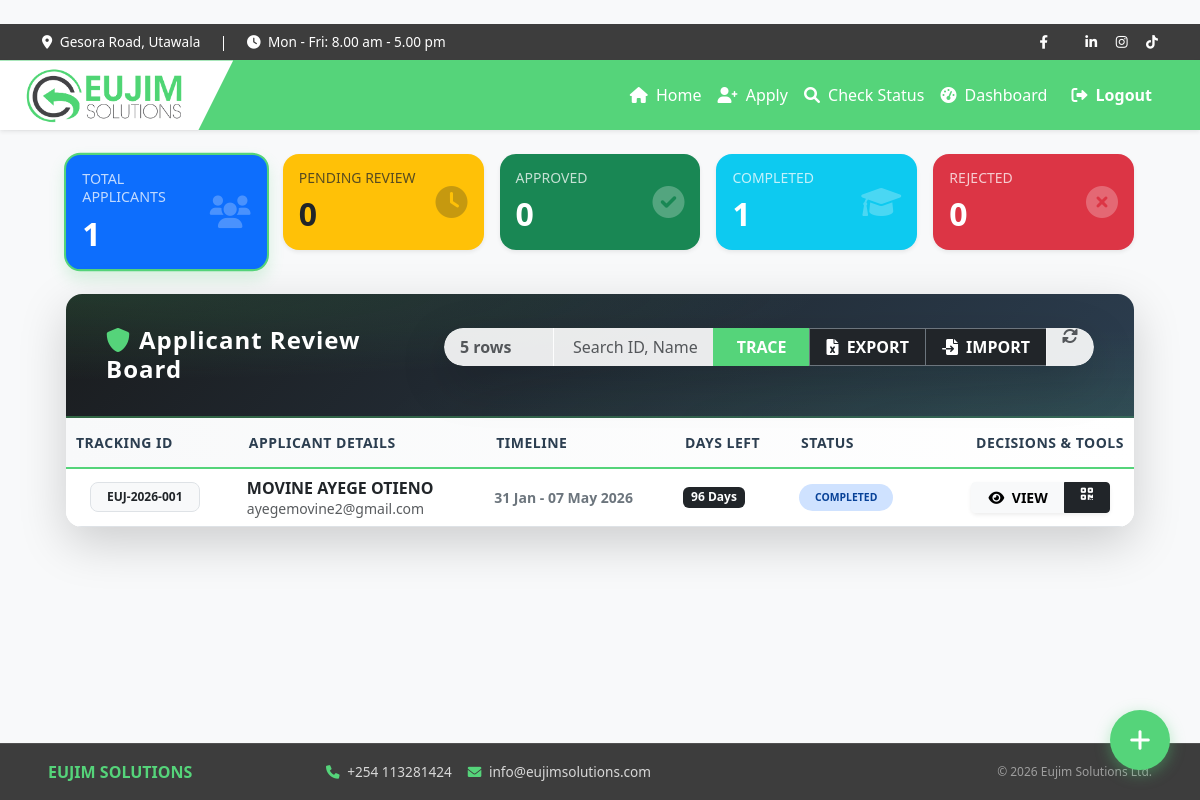
Page /dashboard/ (signed in) on the earlier database version.
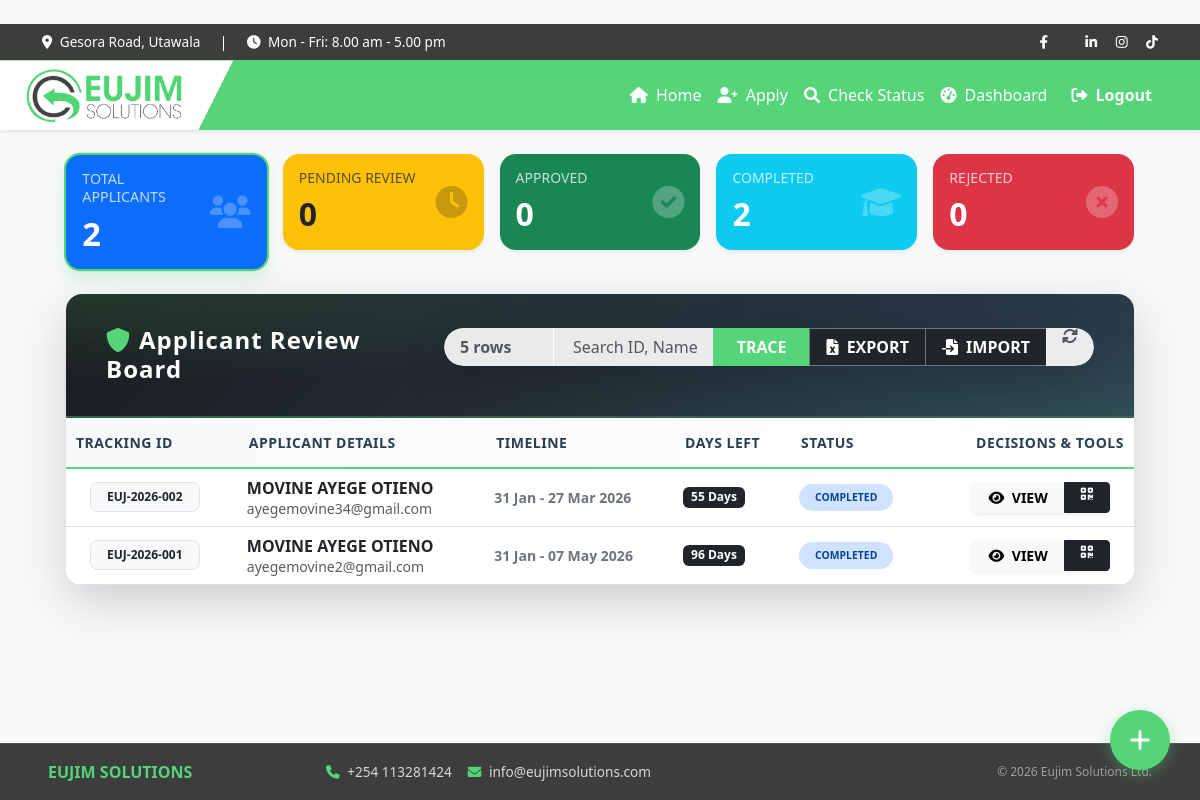
Same page on the later database version.
### accounts/models.py (models this page shows, shortened)
class Attachee(models.Model):
    STATUS_CHOICES = [
        ('Pending', 'Pending'),
        ('Approved', 'Approved'),
        ('Rejected', 'Rejected'),
        ('Completed', 'Completed'),
    ]
    first_name = models.CharField(max_length=100)
    last_name = models.CharField(max_length=100)
    national_id_number = models.CharField(max_length=20, unique=True)
    email = models.EmailField()
    phone = models.CharField(max_length=15)
    gender = models.CharField(max_length=10)
    institution = models.CharField(max_length=200)
    date_of_birth = models.DateField(null=True, blank=True)
    start_date = models.DateField()
    end_date = models.DateField()
    id_document = models.FileField(upload_to='documents/ids/')
    intro_letter = models.FileField(upload_to='documents/letters/')
    curriculum_vitae = models.FileField(upload_to='documents/cvs/')
    signed_contract = models.FileField(upload_to='contracts/signed/', null=True, blank=True)
    data_policy_consent = models.BooleanField(default=False)
    terms_consent = models.BooleanField(default=False)
    marketing_consent = models.BooleanField(default=False)
    status = models.CharField(max_length=20, choices=STATUS_CHOICES, default='Pending')
    admin_notes = models.TextField(blank=True, null=True, help_text="Internal notes regarding the application.")
    completion_date = models.DateField(null=True, blank=True)
    tracking_id = models.CharField(max_length=20, unique=True, editable=False)
    created_at = models.DateTimeField(auto_now_add=True)
    def days_remaining(self):
        if self.end_date:
            today = timezone.now().date()
            remaining = (self.end_date - today).days
            return max(0, remaining)
        return 0

### accounts/views.py (the view, shortened to what this page needs)
# urls.py: path('dashboard/', views.dashboard, name='dashboard'),
@user_passes_test(is_admin)
def dashboard(request):
    if request.GET.get('export') == 'true':
        return export_attachees(request)
    search_query = request.GET.get('q', '')
    status_filter = request.GET.get('status', '')
    rows_per_page = request.GET.get('rows', 5)
    attachees_list = Attachee.objects.all().order_by('-created_at')
    if status_filter:
        attachees_list = attachees_list.filter(status=status_filter)
    paginator = Paginator(attachees_list, rows_per_page)
    page_number = request.GET.get('page')
    attachees = paginator.get_page(page_number)
    return render(request, 'accounts/dashboard.html', {
        'attachees': attachees,
        'total': Attachee.objects.count(),
        'pending': Attachee.objects.filter(status='Pending').count(),
        'approved': Attachee.objects.filter(status='Approved').count(),
        'rejected': Attachee.objects.filter(status='Rejected').count(),
        'completed': Attachee.objects.filter(status='Completed').count(),
        'query': search_query,
        'status_filter': status_filter,
        'rows': rows_per_page,
    })

### accounts/views.py (called while the page is built)
def is_admin(user):
    return user.is_superuser

### accounts/templates/accounts/dashboard.html (shortened to what the changed rows need)
﻿{% extends "accounts/base.html" %}
{% block content %}
<div class="container-fluid mt-4 px-4 animate__animated animate__fadeIn">
    <div class="row mb-4 g-3">
        <div class="col-md">
            <a href="?status=&q={{ query }}&rows={{ rows }}" class="text-decoration-none">
                <div class="card shadow-sm rounded-4 bg-primary text-white p-3 glass-card {% if not status_filter %}filter-active{% endif %}">
                    <div class="d-flex justify-content-between align-items-center">
                        <div><h6 class="text-uppercase small opacity-75">Total Applicants</h6><h2 class="fw-bold mb-0">{{ total }}</h2></div>
                    </div>
                </div>
            </a>
        </div>
        <div class="col-md">
            <a href="?status=Pending&q={{ query }}&rows={{ rows }}" class="text-decoration-none">
                <div class="card shadow-sm rounded-4 bg-warning text-dark p-3 glass-card {% if status_filter == 'Pending' %}filter-active{% endif %}">
                    <div class="d-flex justify-content-between align-items-center">
                        <div><h6 class="text-uppercase small opacity-75">Pending Review</h6><h2 class="fw-bold mb-0">{{ pending }}</h2></div>
                    </div>
                </div>
            </a>
        </div>
        <div class="col-md">
            <a href="?status=Approved&q={{ query }}&rows={{ rows }}" class="text-decoration-none">
                <div class="card shadow-sm rounded-4 bg-success text-white p-3 glass-card {% if status_filter == 'Approved' %}filter-active{% endif %}">
                    <div class="d-flex justify-content-between align-items-center">
                        <div><h6 class="text-uppercase small opacity-75">Approved</h6><h2 class="fw-bold mb-0">{{ approved }}</h2></div>
                    </div>
                </div>
            </a>
        </div>
        <div class="col-md">
            <a href="?status=Completed&q={{ query }}&rows={{ rows }}" class="text-decoration-none">
                <div class="card shadow-sm rounded-4 bg-info text-white p-3 glass-card {% if status_filter == 'Completed' %}filter-active{% endif %}">
                    <div class="d-flex justify-content-between align-items-center">
                        <div><h6 class="text-uppercase small opacity-75">Completed</h6><h2 class="fw-bold mb-0">{{ completed }}</h2></div>
                    </div>
                </div>
            </a>
        </div>
        <div class="col-md">
            <a href="?status=Rejected&q={{ query }}&rows={{ rows }}" class="text-decoration-none">
                <div class="card shadow-sm rounded-4 bg-danger text-white p-3 glass-card {% if status_filter == 'Rejected' %}filter-active{% endif %}">
                    <div class="d-flex justify-content-between align-items-center">
                        <div><h6 class="text-uppercase small opacity-75">Rejected</h6><h2 class="fw-bold mb-0">{{ rejected }}</h2></div>
                    </div>
                </div>
            </a>
        </div>
    </div>
    <div class="card shadow-lg border-0 rounded-4 overflow-hidden">
        <div class="card-body p-0 bg-white">
            <div class="table-responsive">
                <table class="table table-hover align-middle mb-0">
                    <thead class="table-header-bg">
                        <tr class="small text-uppercase">
                            <th class="ps-4">Tracking ID</th>
                            <th>Applicant Details</th>
                            <th>Timeline</th>
                            <th>Days Left</th>
                            <th>Status</th>
                            <th class="text-end pe-4">Decisions & Tools</th>
                        </tr>
                    </thead>
                    <tbody>
                        {% for a in attachees %}
                        <tr>
                            <td class="ps-4">
                                <span class="badge bg-light text-dark border px-3 py-2 rounded-3 fw-bold">{{ a.tracking_id }}</span>
                            </td>
                            <td>
                                <div class="fw-bold text-dark">{{ a.first_name }} {{ a.last_name }}</div>
                                <div class="small text-muted">{{ a.email }}</div>
                            </td>
                            <td>
                                <div class="small fw-bold text-secondary">{{ a.start_date|date:"d M" }} - {{ a.end_date|date:"d M Y" }}</div>
                            </td>
                            <td>
                                <span class="badge {% if a.days_remaining < 7 %}bg-danger{% else %}bg-dark{% endif %} px-2">
                                    {{ a.days_remaining }} Days
                                </span>
                            </td>
                            <td>
                                <span class="badge rounded-pill px-3 py-2 fw-bold text-uppercase {% if a.status == 'Pending' %}status-pending-pulse{% endif %}" style="font-size: 0.65rem;
                                    {% if a.status == 'Approved' %}background-color: #d1e7dd; color: #0f5132;
                                    {% elif a.status == 'Rejected' %}background-color: #f8d7da; color: #842029;
                                    {% elif a.status == 'Completed' %}background-color: #cfe2ff; color: #084298;
                                    {% else %}background-color: #fff3cd; color: #856404;{% endif %}">
                                    {{ a.status }}
                                </span>
                            </td>
                            <td class="text-end pe-4">
                                <div class="btn-group btn-group-pill shadow-sm">
                                    <button class="btn btn-sm btn-light px-3 fw-bold" onclick="openDetail({
                                        id: '{{ a.id }}',
                                        trackingId: '{{ a.tracking_id }}',
                                        firstName: '{{ a.first_name }}',
                                        lastName: '{{ a.last_name }}',
                                        idNum: '{{ a.national_id_number }}',
                                        email: '{{ a.email }}',
                                        phone: '{{ a.phone }}',
                                        gender: '{{ a.gender }}',
                                        institution: '{{ a.institution }}',
                                        startDate: '{{ a.start_date|date:"d M Y" }}',
                                        endDate: '{{ a.end_date|date:"d M Y" }}',
                                        status: '{{ a.status }}',
                                        notes: '{{ a.admin_notes|escapejs }}',
                                        idUrl: '{% if a.id_document %}{{ a.id_document.url }}{% endif %}',
                                        introUrl: '{% if a.intro_letter %}{{ a.intro_letter.url }}{% endif %}',
                                        cvUrl: '{% if a.curriculum_vitae %}{{ a.curriculum_vitae.url }}{% endif %}',
                                        contractUrl: '{% if a.signed_contract %}{{ a.signed_contract.url }}{% endif %}'
                                    })">
                                        <i class="fas fa-eye me-1"></i> VIEW
                                    </button>
                                    {% if a.status == 'Approved' or a.status == 'Completed' %}
                                        <a href="{% url 'download_gate_pass' a.id %}" class="btn btn-sm btn-dark px-3"><i class="fas fa-qrcode"></i></a>
                                    {% endif %}
                                </div>
                            </td>
                        </tr>
                        {% empty %}
                        <tr><td colspan="6" class="text-center py-5 text-muted">No applicants found.</td></tr>
                        {% endfor %}
                    </tbody>
                </table>
            </div>
        </div>
    </div>
</div>
{% endblock %}

Differences in the rows shown:
added Attachee: tracking_id "EUJ-2026-002", first_name "MOVINE AYEGE", last_name "OTIENO", email "ayegemovine34@gmail.com", start_date "31 Jan", end_date "27 Mar 2026", days_remaining "55", status "COMPLETED"
Other differences:
{{ total }}: "1" → "2"
{{ completed }}: "1" → "2"
